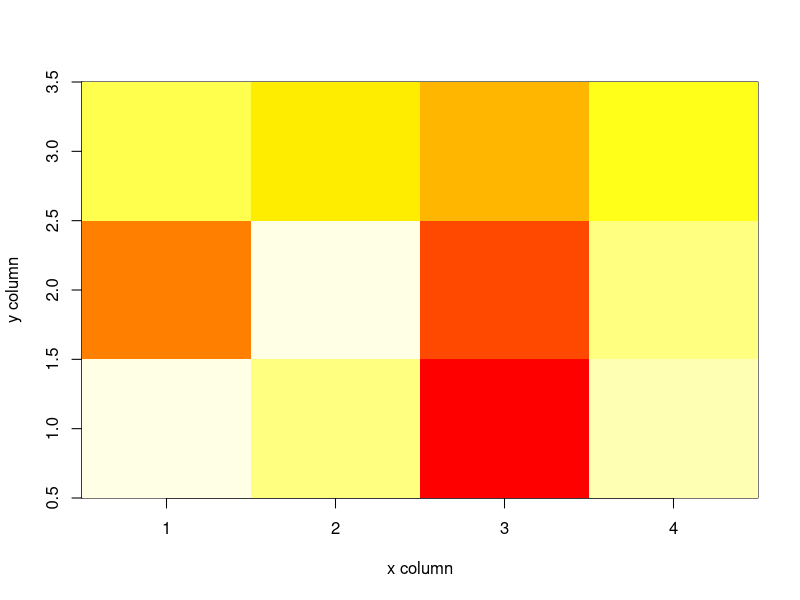
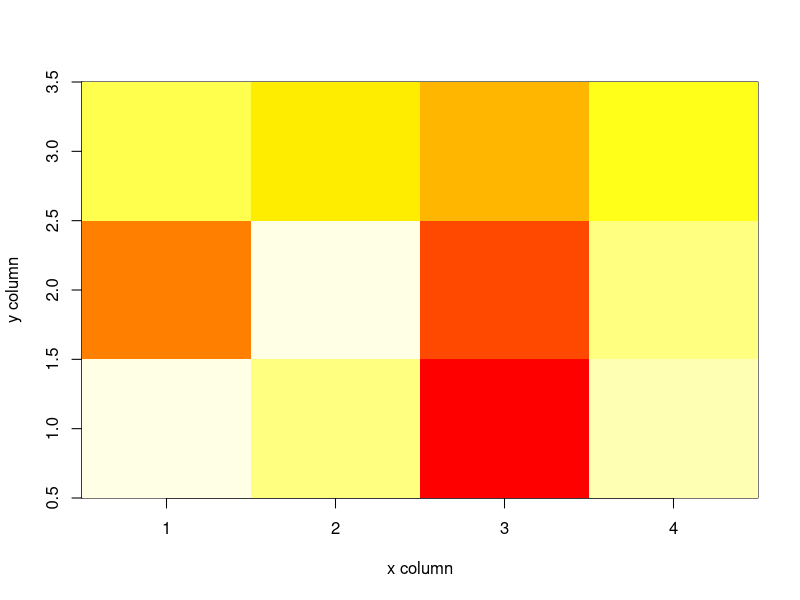
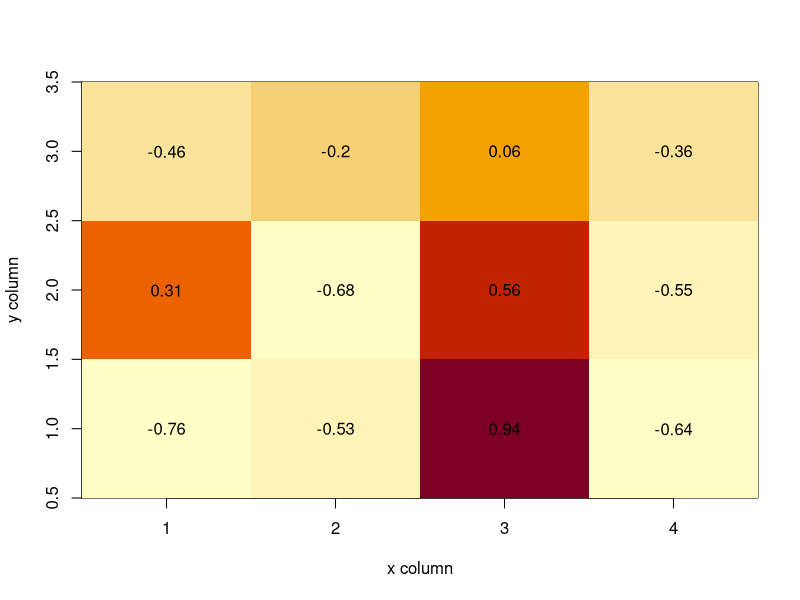

Recreate these plots in R, in order.
## ---- chunk 1
set.seed(1)
x <- matrix(rnorm(20), nrow=5, ncol=4)
y <- matrix(rnorm(15), nrow=5, ncol=3)
COR <- cor(x,y)
image(x=seq(dim(x)[2]), y=seq(dim(y)[2]), z=COR, col=rev(heat.colors(20)), xlab="x column", ylab="y column")
image(x=seq(dim(x)[2]), y=seq(dim(y)[2]), z=COR, col=rev(heat.colors(20)), xlab="x column", ylab="y column")
image(x=seq(dim(x)[2]), y=seq(dim(y)[2]), z=COR, xlab="x column", ylab="y column")
text(expand.grid(x=seq(dim(x)[2]), y=seq(dim(y)[2])), labels=round(c(COR),2))
